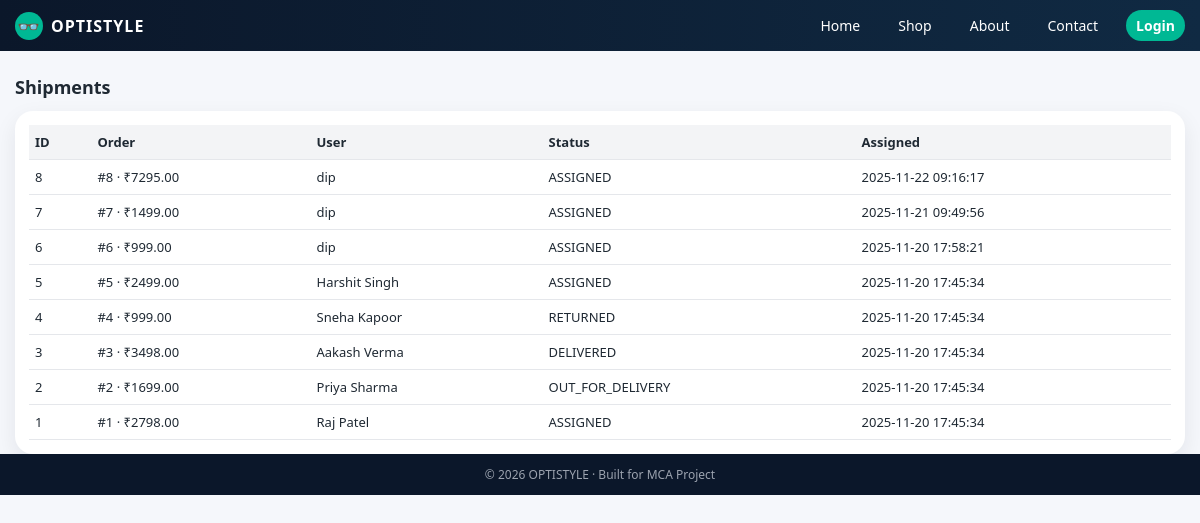
/admin/shipments.php (signed in), run on the app's committed database.
### tables this page shows
CREATE TABLE IF NOT EXISTS `shipments` (
  `shipment_id` int(11) NOT NULL AUTO_INCREMENT,
  `order_id` int(11) NOT NULL,
  `agent_id` int(11) DEFAULT NULL,
  `status` enum('ASSIGNED','OUT_FOR_DELIVERY','DELIVERED','RETURNED') DEFAULT 'ASSIGNED',
  `assigned_at` datetime DEFAULT CURRENT_TIMESTAMP,
  `delivered_at` datetime DEFAULT NULL,
  PRIMARY KEY (`shipment_id`),
  KEY `order_id` (`order_id`),
  KEY `agent_id` (`agent_id`)
);

CREATE TABLE IF NOT EXISTS `orders` (
  `order_id` int(11) NOT NULL AUTO_INCREMENT,
  `user_id` int(11) NOT NULL,
  `total_amount` decimal(10,2) NOT NULL,
  `payment_method` varchar(10) DEFAULT 'COD',
  `status` enum('PENDING','SHIPPED','DELIVERED','CANCELLED') DEFAULT 'PENDING',
  `placed_at` datetime DEFAULT CURRENT_TIMESTAMP,
  `ship_name` varchar(100) DEFAULT NULL,
  `ship_phone` varchar(15) DEFAULT NULL,
  `ship_city` varchar(100) DEFAULT NULL,
  `ship_state` varchar(100) DEFAULT NULL,
  `ship_pincode` varchar(10) DEFAULT NULL,
  PRIMARY KEY (`order_id`),
  KEY `user_id` (`user_id`)
);

CREATE TABLE IF NOT EXISTS `users` (
  `user_id` int(11) NOT NULL AUTO_INCREMENT,
  `name` varchar(100) NOT NULL,
  `email` varchar(150) NOT NULL,
  `password` varchar(255) NOT NULL,
  `phone` varchar(15) DEFAULT NULL,
  `city` varchar(100) DEFAULT NULL,
  `state` varchar(100) DEFAULT NULL,
  `pincode` varchar(10) DEFAULT NULL,
  `created_at` datetime DEFAULT CURRENT_TIMESTAMP,
  PRIMARY KEY (`user_id`),
  UNIQUE KEY `email` (`email`)
);

### admin/shipments.php (the view, shortened to what this page needs)
<?php
require_once "../db.php";
$ships=$pdo->query("
SELECT s.*, o.total_amount, u.name
FROM shipments s
JOIN orders o ON o.order_id=s.order_id
JOIN users u ON u.user_id=o.user_id
ORDER BY s.shipment_id DESC
")->fetchAll(PDO::FETCH_ASSOC);
include "../layout_top.php";
?>
<h2 class="section-title">Shipments</h2>
<div class="card">
<table>
<thead>
<tr><th>ID</th><th>Order</th><th>User</th><th>Status</th><th>Assigned</th></tr>
</thead>
<tbody>
<?php foreach($ships as $s): ?>
<tr>
    <td><?= $s['shipment_id']; ?></td>
    <td>#<?= $s['order_id']; ?> · ₹<?= $s['total_amount']; ?></td>
    <td><?= htmlspecialchars($s['name']); ?></td>
    <td><?= $s['status']; ?></td>
    <td><?= $s['assigned_at']; ?></td>
</tr>
<?php endforeach; ?>
</tbody>
</table>
</div>
<?php include "../layout_bottom.php"; ?>

### layout_top.php (style rules this page uses)
:root { --primary:#00b894; --primary-dark:#00916e; --bg:#f5f7fb; --text:#1f2933; }
* { box-sizing:border-box;margin:0;padding:0; }
body { font-family: system-ui,-apple-system,"Segoe UI",sans-serif; background:var(--bg); color:var(--text); }
.section-title { font-size:18px; font-weight:600; margin:24px 0 12px; }
.card { background:#fff; border-radius:18px; padding:14px; box-shadow:0 8px 22px rgba(15,23,42,0.08); transition:transform .2s,box-shadow .2s; }
table { width:100%; border-collapse:collapse; font-size:13px; }
th,td { padding:8px 6px; border-bottom:1px solid #e5e7eb; }
th { background:#f3f4f6;text-align:left; }

### data on the page
shipments: shipment_id "8", order "8", order.total_amount "7295.00", users.name "dip", status "ASSIGNED", assigned_at "2025-11-22 09:16:17"
shipments: shipment_id "7", order "7", order.total_amount "1499.00", users.name "dip", status "ASSIGNED", assigned_at "2025-11-21 09:49:56"
shipments: shipment_id "6", order "6", order.total_amount "999.00", users.name "dip", status "ASSIGNED", assigned_at "2025-11-20 17:58:21"
shipments: shipment_id "5", order "5", order.total_amount "2499.00", users.name "Harshit Singh", status "ASSIGNED", assigned_at "2025-11-20 17:45:34"
shipments: shipment_id "4", order "4", order.total_amount "999.00", users.name "Sneha Kapoor", status "RETURNED", assigned_at "2025-11-20 17:45:34"
shipments: shipment_id "3", order "3", order.total_amount "3498.00", users.name "Aakash Verma", status "DELIVERED", assigned_at "2025-11-20 17:45:34"
shipments: shipment_id "2", order "2", order.total_amount "1699.00", users.name "Priya Sharma", status "OUT_FOR_DELIVERY", assigned_at "2025-11-20 17:45:34"
shipments: shipment_id "1", order "1", order.total_amount "2798.00", users.name "Raj Patel", status "ASSIGNED", assigned_at "2025-11-20 17:45:34"
